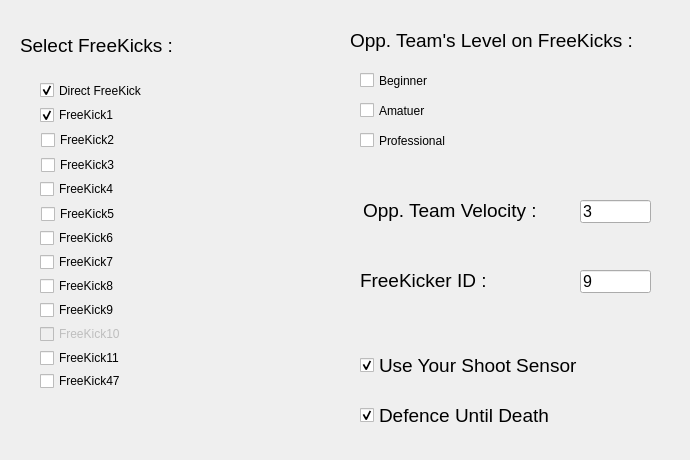
        <widget class="QWidget" name="tab_5">
         <attribute name="title">
          <string>Input</string>
         </attribute>
         <widget class="QLabel" name="label_40">
          <property name="geometry">
           <rect>
            <x>350</x>
            <y>20</y>
            <width>331</width>
            <height>41</height>
           </rect>
          </property>
          <property name="font">
           <font>
            <pointsize>14</pointsize>
           </font>
          </property>
          <property name="text">
           <string>Opp. Team's Level on FreeKicks :</string>
          </property>
         </widget>
         <widget class="QCheckBox" name="oppFKIsBeginner">
          <property name="geometry">
           <rect>
            <x>360</x>
            <y>70</y>
            <width>131</width>
            <height>21</height>
           </rect>
          </property>
          <property name="text">
           <string>Beginner</string>
          </property>
         </widget>
         <widget class="QCheckBox" name="oppFKIsProfessional">
          <property name="geometry">
           <rect>
            <x>360</x>
            <y>130</y>
            <width>131</width>
            <height>21</height>
           </rect>
          </property>
          <property name="text">
           <string>Professional</string>
          </property>
         </widget>
         <widget class="QCheckBox" name="oppFKIsAmatuer">
          <property name="geometry">
           <rect>
            <x>360</x>
            <y>100</y>
            <width>121</width>
            <height>21</height>
           </rect>
          </property>
          <property name="text">
           <string>Amatuer</string>
          </property>
         </widget>
         <widget class="QLabel" name="label_41">
          <property name="geometry">
           <rect>
            <x>363</x>
            <y>190</y>
            <width>251</width>
            <height>41</height>
           </rect>
          </property>
          <property name="font">
           <font>
            <pointsize>14</pointsize>
           </font>
          </property>
          <property name="text">
           <string>Opp. Team Velocity :</string>
          </property>
         </widget>
         <widget class="QLineEdit" name="opp_vel_lineedit">
          <property name="geometry">
           <rect>
            <x>580</x>
            <y>200</y>
            <width>71</width>
            <height>23</height>
           </rect>
          </property>
          <property name="font">
           <font>
            <pointsize>12</pointsize>
           </font>
          </property>
          <property name="text">
           <string>3</string>
          </property>
         </widget>
         <widget class="QLabel" name="label_55">
          <property name="geometry">
           <rect>
            <x>20</x>
            <y>30</y>
            <width>201</width>
            <height>31</height>
           </rect>
          </property>
          <property name="font">
           <font>
            <pointsize>14</pointsize>
           </font>
          </property>
          <property name="text">
           <string>Select FreeKicks : </string>
          </property>
         </widget>
         <widget class="QCheckBox" name="fk0_checkBox">
          <property name="geometry">
           <rect>
            <x>40</x>
            <y>80</y>
            <width>131</width>
            <height>21</height>
           </rect>
          </property>
          <property name="text">
           <string>Direct FreeKick</string>
          </property>
          <property name="checked">
           <bool>true</bool>
          </property>
         </widget>
         <widget class="QCheckBox" name="fk1_checkBox">
          <property name="geometry">
           <rect>
            <x>40</x>
            <y>100</y>
            <width>121</width>
            <height>30</height>
           </rect>
          </property>
          <property name="text">
           <string>FreeKick1</string>
          </property>
          <property name="checked">
           <bool>true</bool>
          </property>
         </widget>
         <widget class="QCheckBox" name="fk2_checkBox">
          <property name="geometry">
           <rect>
            <x>41</x>
            <y>125</y>
            <width>121</width>
            <height>30</height>
           </rect>
          </property>
          <property name="text">
           <string>FreeKick2</string>
          </property>
          <property name="checkable">
           <bool>false</bool>
          </property>
          <property name="checked">
           <bool>false</bool>
          </property>
         </widget>
         <widget class="QCheckBox" name="fk3_checkBox">
          <property name="geometry">
           <rect>
            <x>41</x>
            <y>150</y>
            <width>121</width>
            <height>30</height>
           </rect>
          </property>
          <property name="text">
           <string>FreeKick3</string>
          </property>
          <property name="checkable">
           <bool>false</bool>
          </property>
          <property name="checked">
           <bool>false</bool>
          </property>
         </widget>
         <widget class="QCheckBox" name="fk4_checkBox">
          <property name="geometry">
           <rect>
            <x>40</x>
            <y>174</y>
            <width>121</width>
            <height>30</height>
           </rect>
          </property>
          <property name="text">
           <string>FreeKick4</string>
          </property>
          <property name="checkable">
           <bool>false</bool>
          </property>
          <property name="checked">
           <bool>false</bool>
          </property>
         </widget>
         <widget class="QCheckBox" name="fk5_checkBox">
          <property name="geometry">
           <rect>
            <x>41</x>
            <y>199</y>
            <width>121</width>
            <height>30</height>
           </rect>
          </property>
          <property name="text">
           <string>FreeKick5</string>
          </property>
          <property name="checkable">
           <bool>false</bool>
          </property>
          <property name="checked">
           <bool>false</bool>
          </property>
         </widget>
         <widget class="QCheckBox" name="fk6_checkBox">
          <property name="geometry">
           <rect>
            <x>40</x>
            <y>223</y>
            <width>121</width>
            <height>30</height>
           </rect>
          </property>
          <property name="text">
           <string>FreeKick6</string>
          </property>
          <property name="checkable">
           <bool>true</bool>
          </property>
          <property name="checked">
           <bool>false</bool>
          </property>
         </widget>
         <widget class="QCheckBox" name="fk7_checkBox">
          <property name="geometry">
           <rect>
            <x>40</x>
            <y>247</y>
            <width>121</width>
            <height>30</height>
           </rect>
          </property>
          <property name="text">
           <string>FreeKick7</string>
          </property>
          <property name="checkable">
           <bool>false</bool>
          </property>
          <property name="checked">
           <bool>false</bool>
          </property>
         </widget>
         <widget class="QCheckBox" name="fk8_checkBox">
          <property name="geometry">
           <rect>
            <x>40</x>
            <y>271</y>
            <width>121</width>
            <height>30</height>
           </rect>
          </property>
          <property name="text">
           <string>FreeKick8</string>
          </property>
          <property name="checkable">
           <bool>false</bool>
          </property>
          <property name="checked">
           <bool>false</bool>
          </property>
         </widget>
         <widget class="QCheckBox" name="fk9_checkBox">
          <property name="geometry">
           <rect>
            <x>40</x>
            <y>295</y>
            <width>121</width>
            <height>30</height>
           </rect>
          </property>
          <property name="text">
           <string>FreeKick9</string>
          </property>
          <property name="checkable">
           <bool>false</bool>
          </property>
          <property name="checked">
           <bool>false</bool>
          </property>
         </widget>
         <widget class="QCheckBox" name="fk10_checkBox">
          <property name="enabled">
           <bool>false</bool>
          </property>
          <property name="geometry">
           <rect>
            <x>40</x>
            <y>319</y>
            <width>121</width>
            <height>30</height>
           </rect>
          </property>
          <property name="text">
           <string>FreeKick10</string>
          </property>
          <property name="checkable">
           <bool>true</bool>
          </property>
          <property name="checked">
           <bool>false</bool>
          </property>
         </widget>
         <widget class="QCheckBox" name="fk11_checkBox">
          <property name="geometry">
           <rect>
            <x>40</x>
            <y>343</y>
            <width>121</width>
            <height>30</height>
           </rect>
          </property>
          <property name="text">
           <string>FreeKick11</string>
          </property>
          <property name="checkable">
           <bool>false</bool>
          </property>
          <property name="checked">
           <bool>false</bool>
          </property>
         </widget>
         <widget class="QCheckBox" name="fk47_checkBox">
          <property name="geometry">
           <rect>
            <x>40</x>
            <y>366</y>
            <width>121</width>
            <height>30</height>
           </rect>
          </property>
          <property name="text">
           <string>FreeKick47</string>
          </property>
          <property name="checkable">
           <bool>false</bool>
          </property>
          <property name="checked">
           <bool>false</bool>
          </property>
         </widget>
         <widget class="QLabel" name="label_56">
          <property name="geometry">
           <rect>
            <x>360</x>
            <y>260</y>
            <width>151</width>
            <height>41</height>
           </rect>
          </property>
          <property name="font">
           <font>
            <pointsize>14</pointsize>
           </font>
          </property>
          <property name="text">
           <string>FreeKicker ID : </string>
          </property>
         </widget>
         <widget class="QLineEdit" name="freeKickerID_lineedit">
          <property name="geometry">
           <rect>
            <x>580</x>
            <y>270</y>
            <width>71</width>
            <height>23</height>
           </rect>
          </property>
          <property name="font">
           <font>
            <pointsize>12</pointsize>
           </font>
          </property>
          <property name="text">
           <string>9</string>
          </property>
         </widget>
         <widget class="QCheckBox" name="useShootSensor_chBox">
          <property name="geometry">
           <rect>
            <x>360</x>
            <y>330</y>
            <width>251</width>
            <height>71</height>
           </rect>
          </property>
          <property name="font">
           <font>
            <pointsize>14</pointsize>
           </font>
          </property>
          <property name="text">
           <string>Use Your Shoot Sensor</string>
          </property>
          <property name="checked">
           <bool>true</bool>
          </property>
         </widget>
         <widget class="QCheckBox" name="defenceMode_chbox">
          <property name="geometry">
           <rect>
            <x>360</x>
            <y>380</y>
            <width>281</width>
            <height>71</height>
           </rect>
          </property>
          <property name="font">
           <font>
            <pointsize>14</pointsize>
           </font>
          </property>
          <property name="text">
           <string>Defence Until Death</string>
          </property>
          <property name="checked">
           <bool>true</bool>
          </property>
         </widget>
        </widget>
